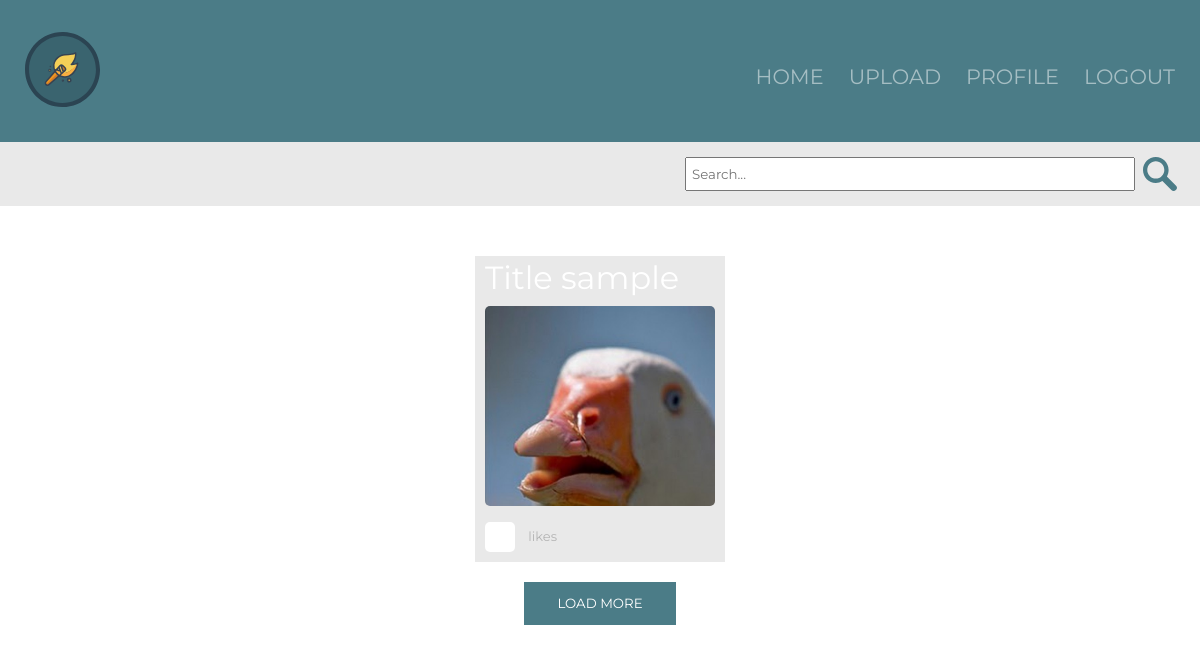
/index.php (signed in), run on an earlier commit of the app's database.
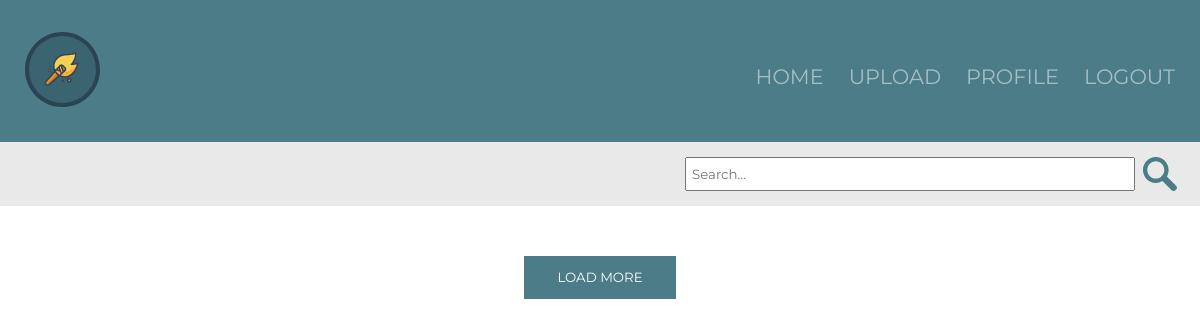
And on a later commit of the database.
### tables this page shows
CREATE TABLE `posts` (
  `id` int(11) NOT NULL,
  `userId` int(11) NOT NULL,
  `title` varchar(200) NOT NULL,
  `image` varchar(200) NOT NULL,
  `description` varchar(200) NOT NULL,
  `link` varchar(200) NOT NULL,
  `like` int(11) NOT NULL DEFAULT '0'
);

### index.php (the view, shortened to what this page needs)
<?php
    try{
        $connection = new PDO('mysql:host=localhost; dbname=IMDterest', 'root', '');
        if(isset($_POST['search'])) {
            $searchq = $_POST['search'];
            $searchq = preg_replace("#[^0-9a-z]#i", "", $searchq);
            $statement = $connection->prepare("SELECT * FROM posts WHERE title LIKE :keywords OR description LIKE :keywords limit 0,20");
            $statement->bindValue(':keywords', '%' . $searchq . '%');
            $statement->execute();
        } else {
            $statement = $connection->prepare("select * from posts order by id DESC limit 0,20");
            $statement->execute();
        }
    }catch(Exception $e) {
        echo $e->getMessage();
    }
?>
<!DOCTYPE html>
<html lang="en">
<head>
    <link rel="stylesheet" href="css/reset.css">
    <link rel="stylesheet" href="css/nav.css">
    <link rel="stylesheet" href="css/style.css">
    <link rel="stylesheet" href="css/search.css">
</head>
<body>
<div id="navigatie">
    <img src="images/spark_logo.svg" alt="spark_logo">
    <nav>
        <a href="index.php">Home</a>
        <a href="upload.php">Upload</a>
        <a href="profile.php">Profile</a>
        <a href="logout.php">Logout</a>
    </nav>
</div>
<div id="search_bar_style">
    <form action="index.php" method="post" id="search_bar">
        <input type="text" name="search" id="search" placeholder="Search..." />
        <button type="submit" id="search_bar_button"></button>
    </form>
</div>
<div id="container">
    <div id="items" class="item_layout">
        <?php $results = $statement->fetchAll(PDO::FETCH_ASSOC);
        foreach( $results as $key => $p ){
            if(!empty($p['link'])){
                $html = file_get_html($p['link']);
                $pagetitle = $html->find('title', 0);
                $image = $html->find('img', 0);
                echo "<div id='item' class='item'>
                    <h1>" . $p['title'] . "</h1>
                   <a href='" . $p['link'] . "'>" .
                    $pagetitle->plaintext
                    . "</a>
                       <a href='post.php?postid=" . $p['id'] . "'>
                           <div class='post_img'>
                           <img src='
                                " .
                    $image->src
                    . "'
                                alt='
                                " .
                    $pagetitle->plaintext
                    . "'
                           >
                       </div>
                   </a>
                   <div class='like'>
                        <button id='like' class='unliked'></button>
                        <p id='likes'>" . $p['likes'] . "</p>
                        <p>likes</p>
                        <input type='hidden' value='" . $p['id'] . "'>
                   </div>
                   </div>";
            } elseif(empty($p['link'])) {
                echo "<div id='item' class='item'>
                       <h1>" . $p['title'] . "</h1>
                       <a href='post.php?postid=" . $p['id'] . "'>
                           <div class='post_img'>
                               <img src='" . $p['image'] . "' alt='" . $p['title'] . "'>
                           </div>
                       </a>
                       <div class='like'>
                           <button id='like' class='unliked'></button>
                           <p id='likes'>" . $p['likes'] . "</p>
                           <p>likes</p>
                           <input type='hidden' value='" . $p['id'] . "'>
                       </div>
                   </div>";
            }
        }
        ?>
    </div>
    <button type='submit' name='more' id='more'>Load more</button>
</div>
</body>
</html>

### css/nav.css (style rules this page uses)
#navigatie { background-color: #4b7c87; padding: 2em 0 0 0; padding-bottom: 2em; }
#navigatie img { width: 10%; margin-left: 45%; margin-right: 45%; margin-bottom: 10px; }
nav { display: flex; justify-content: center; width: 100%; font-size: 1em; }
nav a { margin-left: 10px; margin-right: 10px; }
nav a:link, nav a:visited, nav a:hover, nav a:active { color: white; text-decoration: none; text-transform: uppercase; opacity: 0.5; }
@media only screen and (min-width: 690px) { nav { float: right; justify-content: flex-end; width: 85%; font-size: 1.3em; margin-top: 35px; } }
@media only screen and (min-width: 690px) { nav a { margin-left: 0; margin-right: 25px; } }
@media only screen and (min-width: 690px) { #navigatie img { width: 75px; margin-left: 25px; margin-right: 0; margin-bottom: 0; } }

### css/style.css (style rules this page uses)
* { box-sizing: border-box; font-family: 'Montserrat', sans-serif; }
body { font-family: 'Montserrat', sans-serif; color: #201D1E; box-sizing: border-box; }
#container { width: 80%; margin: auto; margin-top: 50px; margin-bottom: 50px; line-height: 24px; height: 200px; }
@media only screen and (min-width: 1200px) { #container { width: 1100px; } }
.form label,input, button, p { display: block; }
button { background-color: #4b7c87; border: 0; padding: 1em 2.5em; margin: 2em 0; text-transform: uppercase; color: white; }
#more { margin: auto; }
h1,h2,p { color: white; }
h1 { font-size: 2em; padding-bottom: 0.5em; }
.item_layout { display: flex; flex-direction: column; }
.item { background-color: #e9e9e9; margin: auto; padding-left: 10px; padding-right: 10px; padding-top: 10px; padding-bottom: 10px; margin-bottom: 15px; min-width: 250px; max-width: 250px; min-height: 250px; max-height: 250px; }
.item img { min-width: 300px; max-width: 300px; }
.post_img { width: 230px; border-radius: 5px; max-height: 200px; overflow: hidden; }
.like { display: flex; flex-direction: row; margin-top: 1em; }
p { margin-top: 0.5em; color: #9da5b6; }
.like { line-height: 1em; }
.like p, .user p { color: #b4b4b4; font-size: small; }
.like button { margin: 0; margin-right: 1em; width: 30px; height: 30px; padding:0; background-position: center; background-size: 20px; background-repeat: no-repeat; background-color: white; border-radius: 5px; }
.unliked { background-image: url("http://www.clker.com/cliparts/d/v/C/j/y/1/grey-heart-hi.png"); }
.item { max-height: 500px; }
@media only screen and (min-width: 690px) { .item_layout { flex-flow: row wrap; } }
@media only screen and (min-width: 690px) { .item { margin-bottom: 20px; } }

### css/search.css (style rules this page uses)
#search_bar_style { padding-top: 15px; padding-bottom: 15px; padding-left: 15px; padding-right: 15px; background-color: #e9e9e9; }
#search_bar { display: flex; }
#search_bar input { padding-left: 5px; padding-top: 7px; padding-bottom: 7px; }
#search_bar #search { width: 90%; }
#search_bar #search_bar_button { width: 50px; margin: 0 0; padding: 0 0; border: 0; background-image: url("../images/search.svg"); background-repeat: no-repeat; background-position: center; background-color: #e9e9e9; }
@media only screen and (min-width: 690px) { #search_bar { width: 500px; margin-left: auto; } }

### index.php (style rules this page uses)
img { width: 230px; }
.post_img { width: 230px; border-radius: 5px; max-height: 200px; overflow: hidden; }
.like { display: flex; flex-direction: row; margin-top: 1em; }
p { margin-top: 0.5em; color: #9da5b6; }
.like { line-height: 1em; }
.like p, .user p { color: #b4b4b4; font-size: small; }
.like button { margin: 0; margin-right: 1em; width: 30px; height: 30px; padding:0; background-position: center; background-size: 20px; background-repeat: no-repeat; background-color: white; border-radius: 5px; }
.unliked { background-image: url("http://www.clker.com/cliparts/d/v/C/j/y/1/grey-heart-hi.png"); }
.item { max-height: 500px; }

What changed in the data, as far as the page shows it:
removed posts: title "Title sample", image (picture)
